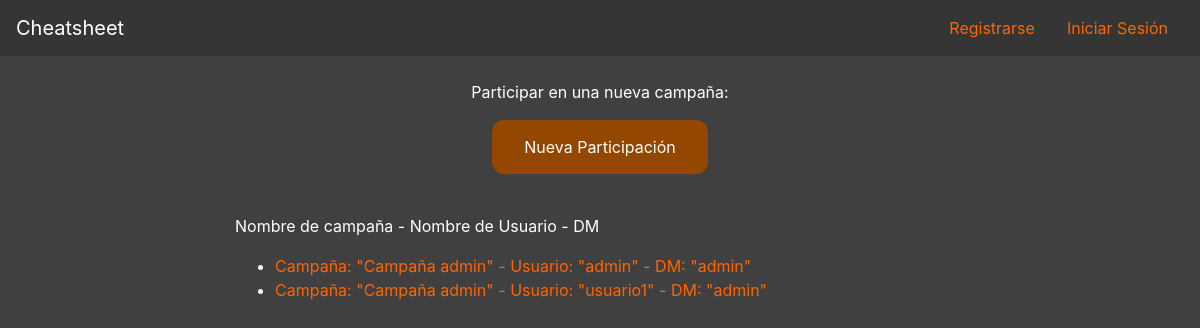
/hojapersonaje/participalist/, run on an earlier commit of the app's database.
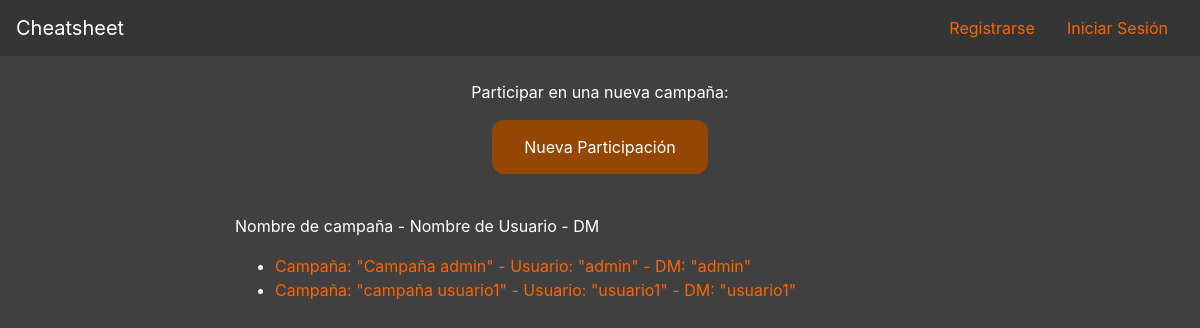
And on a later commit of the database.
### hojapersonaje/models.py (models this page shows, shortened)
class Participa(models.Model):
	idPar = models.AutoField(primary_key=True)
	usuPar = models.ForeignKey(Perfil, on_delete=models.CASCADE, blank=True, null=True)
	camPar = models.ForeignKey(Campaña, on_delete=models.CASCADE, blank=True, null=True)
	perPar = models.ForeignKey(Personaje, on_delete=models.CASCADE, blank=True, null=True)

class Campaña(models.Model):
	idCam = models.AutoField(primary_key=True)
	nomCam = models.CharField(max_length=100)
	desCam = models.CharField(max_length=5000)
	usuCam = models.ForeignKey(Perfil, on_delete=models.CASCADE, blank=True, null=True)
	finiCam = models.DateField(auto_now_add=True)
	ffinCam = models.DateField(blank=True, null=True)
	estCam = models.CharField(max_length=20, choices=estado, default=SCO)
	def __str__(self):
		return str(self.nomCam)

class Perfil(models.Model):
	user = models.OneToOneField(User, on_delete=models.CASCADE)
	imgPer = models.ImageField(upload_to='avatar', blank=True)
	def __str__(self):
		return str(self.user.username)

### hojapersonaje/views.py (the view)
# urls.py: path('participalist/', ParticipaList.as_view(), name="participantes"),
class ParticipaList(ListView):
	model = Participa
	template_name="hojapersonaje/participa_list.html"

### hojapersonaje/templates/hojapersonaje/participa_list.html (shortened to what this page needs)
{% extends "plantilla_base.html" %}
{% block content %}
	<div class="container">
		<div class="row justify-content-center" id="unico">
			<div class="col-5">
				<p>Participar en una nueva campaña:</p>
				<p><button onclick="location.href='{% url 'participa-add' %}'">Nueva Participación</button></p>
			</div>
		</div>
	</div>
	<div class="container">
		<div class="row justify-content-center">
			<div class="col-8">
				<p>Nombre de campaña - Nombre de Usuario - DM</p>
				<ul>
					{% for participa in object_list %}
						{% if request.user.id == participa.usuPar.user.id or participa.camPar.usuCam.user.id %}
							<li><a href="../participadetail/{{ participa.idPar }}">Campaña: "{{participa.camPar}}" - Usuario: "{{participa.usuPar}}" - DM: "{{participa.camPar.usuCam}}"</a></li>
						{% endif %}
					{% endfor %}
				</ul>
			</div>
		</div>
	</div>
{% endblock %}

What changed in the data, as far as the page shows it:
changed Participa "usuario1": camPar "Campaña admin" → "campaña usuario1"; camPar.usuCam "admin" → "usuario1"
